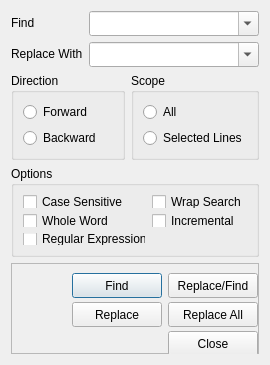
<?xml version="1.0" encoding="UTF-8"?>
<ui version="4.0">
 <class>Dialog</class>
 <widget class="QDialog" name="Dialog">
  <property name="geometry">
   <rect>
    <x>0</x>
    <y>0</y>
    <width>270</width>
    <height>365</height>
   </rect>
  </property>
  <property name="minimumSize">
   <size>
    <width>260</width>
    <height>365</height>
   </size>
  </property>
  <property name="maximumSize">
   <size>
    <width>270</width>
    <height>365</height>
   </size>
  </property>
  <property name="windowTitle">
   <string>Dialog</string>
  </property>
  <layout class="QVBoxLayout" name="verticalLayout_4">
   <item>
    <layout class="QFormLayout" name="formLayout">
     <item row="0" column="0">
      <widget class="QLabel" name="label">
       <property name="text">
        <string>Find</string>
       </property>
      </widget>
     </item>
     <item row="0" column="1">
      <widget class="QComboBox" name="findComboBox">
       <property name="minimumSize">
        <size>
         <width>0</width>
         <height>25</height>
        </size>
       </property>
       <property name="maximumSize">
        <size>
         <width>16777215</width>
         <height>25</height>
        </size>
       </property>
       <property name="editable">
        <bool>true</bool>
       </property>
      </widget>
     </item>
     <item row="1" column="0">
      <widget class="QLabel" name="label_2">
       <property name="text">
        <string>Replace With</string>
       </property>
      </widget>
     </item>
     <item row="1" column="1">
      <widget class="QComboBox" name="replaceWithComboBox">
       <property name="minimumSize">
        <size>
         <width>0</width>
         <height>25</height>
        </size>
       </property>
       <property name="maximumSize">
        <size>
         <width>16777215</width>
         <height>25</height>
        </size>
       </property>
       <property name="editable">
        <bool>true</bool>
       </property>
      </widget>
     </item>
    </layout>
   </item>
   <item>
    <layout class="QHBoxLayout" name="horizontalLayout">
     <item>
      <widget class="QGroupBox" name="groupBox">
       <property name="title">
        <string>Direction</string>
       </property>
       <layout class="QVBoxLayout" name="verticalLayout">
        <item>
         <widget class="QRadioButton" name="forwardDirectionRadio">
          <property name="text">
           <string>Forward</string>
          </property>
         </widget>
        </item>
        <item>
         <widget class="QRadioButton" name="backwardDirectionRadio">
          <property name="text">
           <string>Backward</string>
          </property>
         </widget>
        </item>
       </layout>
      </widget>
     </item>
     <item>
      <widget class="QGroupBox" name="groupBox_2">
       <property name="title">
        <string>Scope</string>
       </property>
       <layout class="QVBoxLayout" name="verticalLayout_2">
        <item>
         <widget class="QRadioButton" name="allScopeRadio">
          <property name="text">
           <string>All</string>
          </property>
         </widget>
        </item>
        <item>
         <widget class="QRadioButton" name="selectedLineScopeRadio">
          <property name="text">
           <string>Selected Lines</string>
          </property>
         </widget>
        </item>
       </layout>
      </widget>
     </item>
    </layout>
   </item>
   <item>
    <widget class="QGroupBox" name="groupBox_3">
     <property name="title">
      <string>Options</string>
     </property>
     <layout class="QGridLayout" name="gridLayout">
      <item row="0" column="0">
       <widget class="QCheckBox" name="caseSensitiveOptionsCheckBox">
        <property name="text">
         <string>Case Sensitive</string>
        </property>
       </widget>
      </item>
      <item row="0" column="1">
       <widget class="QCheckBox" name="wrapSearchOptionsCheckBox">
        <property name="text">
         <string>Wrap Search</string>
        </property>
       </widget>
      </item>
      <item row="1" column="0">
       <widget class="QCheckBox" name="wholeWordOptionsCheckBox">
        <property name="text">
         <string>Whole Word</string>
        </property>
       </widget>
      </item>
      <item row="1" column="1">
       <widget class="QCheckBox" name="incrementalOptionsCheckBox">
        <property name="text">
         <string>Incremental</string>
        </property>
       </widget>
      </item>
      <item row="2" column="0">
       <widget class="QCheckBox" name="regularExpressionsOptionsCheckBox">
        <property name="text">
         <string>Regular Expressions</string>
        </property>
        <property name="tristate">
         <bool>false</bool>
        </property>
       </widget>
      </item>
     </layout>
    </widget>
   </item>
   <item>
    <widget class="QFrame" name="frame">
     <property name="frameShape">
      <enum>QFrame::StyledPanel</enum>
     </property>
     <property name="frameShadow">
      <enum>QFrame::Raised</enum>
     </property>
     <layout class="QVBoxLayout" name="verticalLayout_3">
      <property name="leftMargin">
       <number>0</number>
      </property>
      <property name="rightMargin">
       <number>0</number>
      </property>
      <property name="bottomMargin">
       <number>0</number>
      </property>
      <item>
       <layout class="QHBoxLayout" name="horizontalLayout_2">
        <item>
         <spacer name="horizontalSpacer">
          <property name="orientation">
           <enum>Qt::Horizontal</enum>
          </property>
          <property name="sizeHint" stdset="0">
           <size>
            <width>40</width>
            <height>20</height>
           </size>
          </property>
         </spacer>
        </item>
        <item>
         <widget class="QPushButton" name="findButton">
          <property name="minimumSize">
           <size>
            <width>90</width>
            <height>25</height>
           </size>
          </property>
          <property name="maximumSize">
           <size>
            <width>90</width>
            <height>25</height>
           </size>
          </property>
          <property name="text">
           <string>Find</string>
          </property>
         </widget>
        </item>
        <item>
         <widget class="QPushButton" name="replaceOrFindButton">
          <property name="minimumSize">
           <size>
            <width>90</width>
            <height>25</height>
           </size>
          </property>
          <property name="maximumSize">
           <size>
            <width>90</width>
            <height>25</height>
           </size>
          </property>
          <property name="text">
           <string>Replace/Find</string>
          </property>
         </widget>
        </item>
       </layout>
      </item>
      <item>
       <layout class="QHBoxLayout" name="horizontalLayout_3">
        <item>
         <spacer name="horizontalSpacer_2">
          <property name="orientation">
           <enum>Qt::Horizontal</enum>
          </property>
          <property name="sizeHint" stdset="0">
           <size>
            <width>40</width>
            <height>20</height>
           </size>
          </property>
         </spacer>
        </item>
        <item>
         <widget class="QPushButton" name="replaceButton">
          <property name="minimumSize">
           <size>
            <width>90</width>
            <height>25</height>
           </size>
          </property>
          <property name="text">
           <string>Replace</string>
          </property>
         </widget>
        </item>
        <item>
         <widget class="QPushButton" name="replaceAllButton">
          <property name="minimumSize">
           <size>
            <width>90</width>
            <height>25</height>
           </size>
          </property>
          <property name="maximumSize">
           <size>
            <width>90</width>
            <height>25</height>
           </size>
          </property>
          <property name="text">
           <string>Replace All</string>
          </property>
         </widget>
        </item>
       </layout>
      </item>
      <item>
       <layout class="QHBoxLayout" name="horizontalLayout_4">
        <item>
         <widget class="QLabel" name="infoLabel">
          <property name="text">
           <string/>
          </property>
         </widget>
        </item>
        <item>
         <widget class="QPushButton" name="closeButton">
          <property name="minimumSize">
           <size>
            <width>90</width>
            <height>25</height>
           </size>
          </property>
          <property name="maximumSize">
           <size>
            <width>90</width>
            <height>25</height>
           </size>
          </property>
          <property name="text">
           <string>Close</string>
          </property>
         </widget>
        </item>
       </layout>
      </item>
     </layout>
    </widget>
   </item>
  </layout>
 </widget>
 <resources/>
 <connections/>
</ui>
